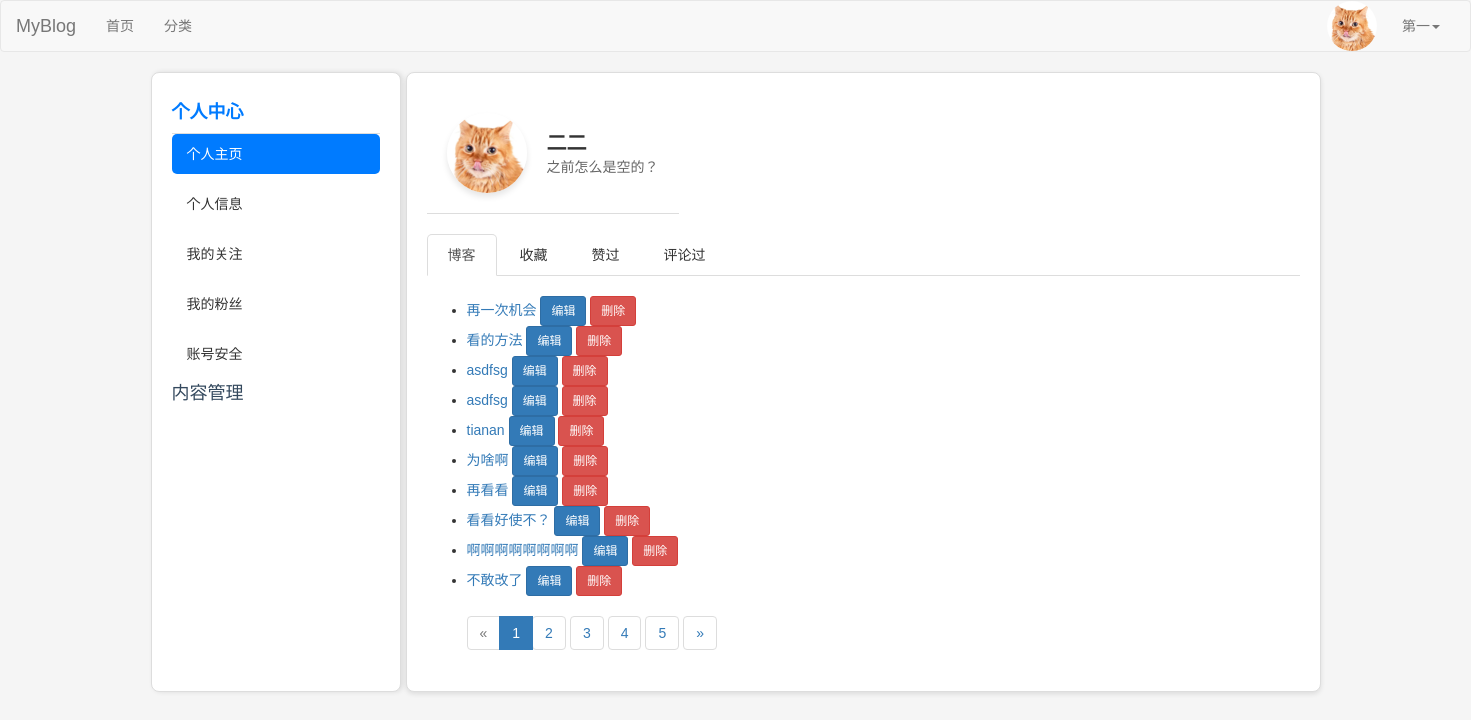
Page /my-posts/ (signed in) on the committed database.
### users/models.py (models this page shows, shortened)
class UserProfile(models.Model):
    USER_GENDER_TYPE = (
        ('male','男'),
        ('female','女'),
    )
    owner = models.OneToOneField(User, on_delete=models.CASCADE, verbose_name='用户')
    nickname=models.CharField(verbose_name='昵称',max_length=23,blank=True,null=True)
    birthday=models.DateTimeField(verbose_name='生日',blank=True,null=True)
    gender=models.CharField(verbose_name='性别', choices=USER_GENDER_TYPE,max_length=6,default='male')
    image=models.ImageField(verbose_name='用户头像',upload_to=user_avatar_upload_to,default='image/default.jpg',max_length=255)
    desc=models.TextField(verbose_name='个人简介',max_length=200,blank=True,default='')
    signature=models.CharField(verbose_name='个性签名',max_length=50,blank=True,default='')

### blog/models.py (models this page shows, shortened)
class Post(models.Model):
    DRAFT = 'draft'
    PUBLISHED = 'published'
    STATUS_CHOICES = [
        (DRAFT, '草稿'),
        (PUBLISHED, '已发布'),
    ]
    title = models.CharField(max_length=61, verbose_name="文章标题")
    desc = models.TextField(max_length=200, blank=True, default="", verbose_name="文章描述")
    category = models.ForeignKey(Category, on_delete=models.CASCADE, verbose_name="分类")
    content = models.TextField(verbose_name="文章详情")
    tags = models.ManyToManyField(Tag, related_name='posts', verbose_name="文章标签")  # 修改为 ManyToManyField
    owner = models.ForeignKey(User, on_delete=models.CASCADE, verbose_name="作者")
    is_hot = models.BooleanField(default=False, verbose_name='是否热门')
    pv = models.IntegerField(default=0, verbose_name='浏览量')
    add_date = models.DateTimeField(auto_now_add=True, verbose_name="添加时间")
    pub_date = models.DateTimeField(auto_now=True, verbose_name="修改时间")
    status = models.CharField(max_length=10, choices=STATUS_CHOICES, default=DRAFT, verbose_name="状态")
    liked_users = models.ManyToManyField(
        User,
        related_name="liked_posts",
        blank=True,
        verbose_name="点赞用户",
    )
    favorited_users = models.ManyToManyField(
        User,
        related_name="favorited_posts",
        blank=True,
        verbose_name="收藏用户",
    )
    class Meta:
        verbose_name = "文章"
        verbose_name_plural = verbose_name

### blog/views/user.py (the view)
# urls.py: path('my-posts/', user.my_posts, name='my_posts'),
@login_required
def my_posts(request):
    post_list = Post.objects.filter(owner=request.user, status=Post.PUBLISHED).order_by('-pub_date')
    paginator = Paginator(post_list, 10)  # 每页显示5篇文章
    page = request.GET.get('page', 1)  # 获取当前页码
    try:
        posts = paginator.page(page)
    except PageNotAnInteger:
        posts = paginator.page(1)
    except EmptyPage:
        posts = paginator.page(paginator.num_pages)
    return render(
        request,
        'users/my_posts.html',
        {
            'posts': posts,  # 将分页后的文章传递到模板
            'active_menu': 'user-info',  # 设置当前活动的菜单
            'active_link': 'my_posts',  # 设置当前活动的链接
        }
    )

### blog/templates/users/my_posts.html (shortened to what this page needs)
{% extends 'layout/user.html' %}
{% block nav %}
    <ul class="nav nav-tabs">
        <li role="presentation" class="active"><a href="{% url 'blog:my_posts' %}">博客</a></li>
        <li role="presentation"><a href="{% url 'blog:favorited_posts' %}">收藏</a></li>
        <li role="presentation"><a href="{% url 'blog:liked_posts' %}">赞过</a></li>
        <li role="presentation"><a href="{% url 'blog:commented_posts' %}">评论过</a></li>
    </ul>
{% endblock %}
{% block blogs %}
    <div class="container">
        {% if posts %}
            <ul class="post-titles">
                {% for post in posts %}
                    <li>
                        <a href="{% url 'blog:post_detail' post.id %}">{{ post.title }}</a>
                        <span class="operation">
                            <a href="{% url 'blog:edit_post' post.id %}" class="btn btn-primary btn-sm ml-2">编辑</a>
                        <button type="button" class="btn btn-danger btn-sm ml-2" data-toggle="modal" data-target="#deleteModal-{{ post.id }}">删除</button>
                        </span>
                    </li>
                {% endfor %}
            </ul>
        {% else %}
            <p>你还没有发布任何博客。</p>
        {% endif %}
    </div>
    <nav aria-label="Page navigation">
            <ul class="pagination">
                {% if posts.has_previous %}
                    <li>
                        <a href="?page={{ posts.previous_page_number }}" aria-label="Previous">
                            <span aria-hidden="true">«</span>
                        </a>
                    </li>
                {% else %}
                    <li class="disabled">
                        <span aria-hidden="true">«</span>
                    </li>
                {% endif %}
                {% for num in posts.paginator.page_range %}
                    {% if posts.number == num %}
                        <li class="active">
                            <span>{{ num }} <span class="sr-only">(current)</span></span>
                        </li>
                    {% else %}
                        <li>
                            <a href="?page={{ num }}">{{ num }}</a>
                        </li>
                    {% endif %}
                {% endfor %}
                {% if posts.has_next %}
                    <li>
                        <a href="?page={{ posts.next_page_number }}" aria-label="Next">
                            <span aria-hidden="true">»</span>
                        </a>
                    </li>
                {% else %}
                    <li class="disabled">
                        <span aria-hidden="true">»</span>
                    </li>
                {% endif %}
            </ul>
        </nav>
{% endblock %}

### blog/templates/layout/user.html (shortened to what this page needs)
{% extends 'layout/basic.html' %}
{% load static %}
{% block css %}
    <link rel="stylesheet" href="{% static 'css/user.css' %}">
{% endblock %}
{% block content %}
    <div class="container">
        <div class="sidebar">
            <h3 id="user-info-header" onclick="toggleSubmenu('user-info')"
                class="{% if active_menu == 'user-info' %}active{% endif %}">个人中心</h3>
            <ul id="user-info" class="submenu{% if active_menu == 'user-info' %} active{% endif %}">
                <li><a href="{% url 'blog:my_posts' %}"
                       class="{% if active_link == 'my_posts' %}active-link{% endif %}">个人主页</a></li>
                <li><a href="{% url 'users:user_profile' %}"
                       class="{% if active_link == 'user_profile' %}active-link{% endif %}">个人信息</a></li>
                <li><a href="{% url 'users:my_following' %}"
                       class="{% if active_link == 'my_following' %}active-link{% endif %}">我的关注</a></li>
                <li><a href="{% url 'users:my_followers' %}"
                       class="{% if active_link == 'my_followers' %}active-link{% endif %}">我的粉丝</a></li>
                <li><a href="{% url 'users:account_safety' %}"
                       class="{% if active_link == 'account_safety' %}active-link{% endif %}">账号安全</a></li>
            </ul>
            <h3 id="content-manage-header" onclick="toggleSubmenu('content-manage')"
                class="{% if active_menu == 'content-manage' %}active{% endif %}">内容管理</h3>
        </div>
        <div class="content-wrapper">
            {% block user_content %}
                <div class="container">
                    <div class="profile-header">
                        <img src="{{ request.user.userprofile.image.url }}" alt="Avatar" class="avatar">
                        <div>
                            <div class="nickname">
                                {% if request.user.userprofile.nickname %}
                                    <span>{{ request.user.userprofile.nickname }}</span>
                                {% else %}
                                    <span>{{ request.user.username }}</span>
                                {% endif %}
                            </div>
                            <div class="description">
                                {% if  request.user.userprofile.desc %}
                                    <span>{{ request.user.userprofile.desc }}</span>
                                {% else %}
                                    <span>这个人很神秘</span>
                                {% endif %}
                            </div>
                        </div>
                    </div>
                </div>
            {% endblock %}
            {% block nav %}
            {% endblock %}
            {% block blogs %}
            {% endblock %}
        </div>
    </div>
{% endblock %}

### users/templates/layout/basic.html (shortened to what this page needs)
{% load static %}
<!DOCTYPE html>
<html lang="en">
<head>
    <link rel="stylesheet" href="{% static 'plugin/bootstrap/css/bootstrap.css' %}">
    <link rel="stylesheet" href="{% static 'plugin/font-awesome/css/font-awesome.min.css' %}">
    <link rel="stylesheet" href="{% static 'css/blog.css' %}">
    <link href="https://cdn.quilljs.com/1.3.6/quill.snow.css" rel="stylesheet">
    <link href="{% static 'plugin/bootstrap-datepicker-1.10.0/dist/css/bootstrap-datepicker.min.css' %}"
          rel="stylesheet">
    <link rel="stylesheet" href="{% static 'plugin/bootstrap-select-1.13.14/dist/css/bootstrap-select.min.css' %}">
    <link rel="stylesheet" href="{% static 'plugin/select2-develop/dist/css/select2.min.css' %}">
    {% block css %}{% endblock %}
</head>
<body>
<nav class="navbar navbar-default">
    <div class="container-fluid">
        <div class="navbar-header">
            <a class="navbar-brand" href="#">MyBlog</a>
        </div>
        <div class="collapse navbar-collapse" id="bs-example-navbar-collapse-1">
            <ul class="nav navbar-nav">
                <li><a href="{% url 'blog:index' %}">首页<span class="sr-only">(current)</span></a></li>
                <li><a href="{% url 'blog:category_list' %}">分类</a></li>
            </ul>
            <ul class="nav navbar-nav navbar-right">
    {% if request.user.is_authenticated %}
        <li class="user-avatar">
            <img src="{{ request.user.userprofile.image.url }}" alt="User Avatar" class="avatar-img">
        </li>
        <li class="dropdown">
            <a href="#" class="dropdown-toggle" data-toggle="dropdown" role="button" aria-haspopup="true"
               aria-expanded="false">
               {{ request.user.username }}<span class="caret"></span>
            </a>
        </li>
    {% else %}
        <li><a href="{% url 'users:login' %}">登录</a></li>
        <li><a href="{% url 'users:register' %}" target="_blank">注册</a></li>
    {% endif %}
</ul>
        </div>
    </div>
</nav>
{% block content %}{% endblock %}
</body>
</html>

### static/css/blog.css (style rules this page uses)
.user-avatar { display: inline-block; vertical-align: middle; margin-right: 10px; }
.avatar-img { width: 50px; height: 50px; border-radius: 50%; object-fit: cover; }
.pagination { margin: 20px 0; margin-left: 40px; }
.pagination a { margin: 0 5px; padding: 5px 10px; background-color: #007bff; color: white; border-radius: 4px; text-decoration: none; }

### static/css/user.css (style rules this page uses)
body { font-family: Arial, sans-serif; margin: 0; padding: 0; background-color: #f9f9f9; }
.container { display: flex; }
.sidebar { width: 220px; background-color: #ffffff; padding: 15px 10px; height: auto; border: 1px solid #ddd; border-radius: 8px; box-shadow: 0 2px 4px rgba(0, 0, 0, 0.1); margin: 20px; }
.sidebar h3 { margin-bottom: 10px; font-size: 16px; color: #34495e; cursor: pointer; }
.sidebar ul { list-style: none; padding: 0; margin: 0; }
.sidebar ul li { margin-bottom: 10px; }
.sidebar ul li a { text-decoration: none; color: #34495e; font-size: 14px; padding: 10px; display: block; border-radius: 4px; }
.submenu { display: none; margin-left: 10px; }
.submenu.active { display: block; }

### blog/templates/layout/user.html (style rules this page uses)
body { font-family: 'Arial', sans-serif; background-color: #f5f5f5; margin: 0; padding: 0; }
.container { display: flex; flex-direction: row; padding: 0; }
.sidebar { width: 250px; background-color: #ffffff; padding: 20px; box-shadow: 2px 0 5px rgba(0, 0, 0, 0.1); height: 620px; overflow-y: auto; border-right: 1px solid #ddd; flex-shrink: 0; margin: 0; }
.sidebar h3 { margin: 10px 0; font-size: 18px; cursor: pointer; }
.sidebar h3.active { color: #007bff; font-weight: bold; }
.sidebar ul { margin: 10px 0; padding: 0; list-style: none; border-top: 1px solid #ddd; }
.sidebar ul.submenu li a { display: block; padding: 10px 15px; color: #333; text-decoration: none; border-radius: 5px; transition: all 0.3s ease; }
.sidebar ul.submenu li a:hover, .sidebar ul.submenu li a.active-link { background-color: #007bff; color: #fff; }
.content-wrapper { flex-grow: 1; margin-left: 5px; padding: 20px; background-color: #ffffff; border: 1px solid #ddd; border-radius: 8px; box-shadow: 0 2px 5px rgba(0, 0, 0, 0.1); animation: fadeIn 0.3s ease-in-out; width: 500px; }
.profile-header { display: flex; align-items: center; gap: 20px; padding: 20px; border-bottom: 1px solid #ddd; }
.avatar { width: 80px; height: 80px; border-radius: 50%; box-shadow: 0 4px 6px rgba(0, 0, 0, 0.1); }
.nickname { font-size: 20px; font-weight: bold; color: #333; }
.description { font-size: 14px; color: #666; }
.nav-tabs { display: flex; margin: 20px 0; border-bottom: 1px solid #ddd; }
.nav-tabs li { list-style: none; }
.nav-tabs li a { display: block; padding: 10px 20px; color: #333; text-decoration: none; border-radius: 5px 5px 0 0; transition: background-color 0.3s ease; }

### users/templates/layout/basic.html (style rules this page uses)
.user-avatar { display: inline-block; vertical-align: middle; margin-right: 10px; }
.avatar-img { width: 50px; height: 50px; border-radius: 50%; object-fit: cover; }

### blog/templates/users/my_posts.html (style rules this page uses)
.pagination { margin-top: 10px; margin-bottom: 10px; }
.post-titles { width: 860px; }

### rows in the picture
Post: title "再一次机会"
Post: title "看的方法"
Post: title "asdfsg"
Post: title "asdfsg"
Post: title "tianan"
Post: title "为啥啊"
Post: title "再看看"
Post: title "看看好使不？"
Post: title "啊啊啊啊啊啊啊啊"
Post: title "不敢改了"

### other values in the picture
{{ request.user.username }} "第一"
{{ request.user.userprofile.nickname }} "二二"
{{ request.user.userprofile.desc }} "之前怎么是空的？"
{{ num }} "1"
{{ num }} "2" "3" "4" "5"
